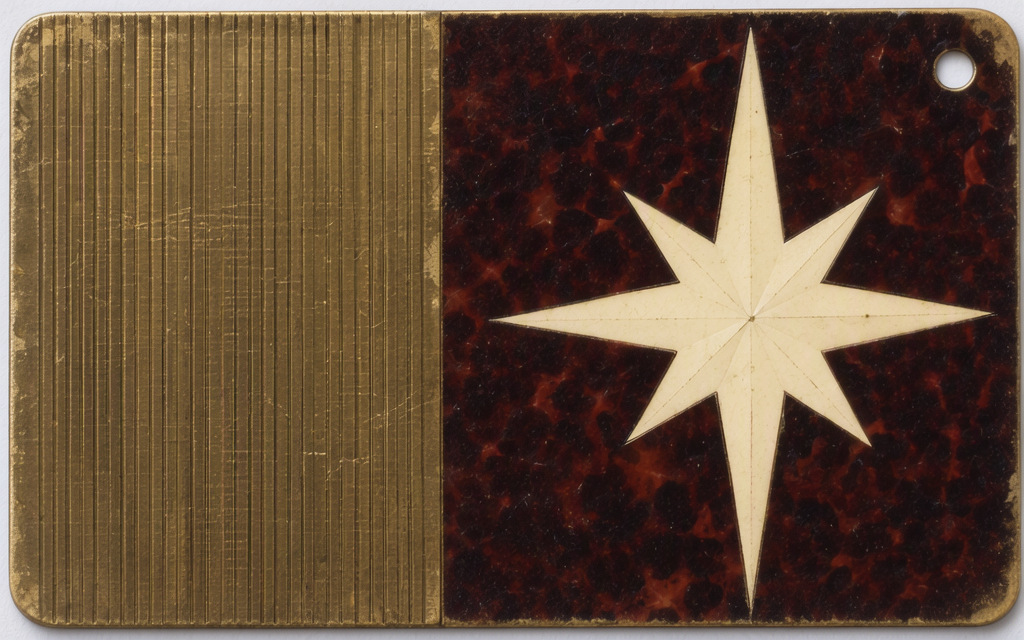
#> input picture 2026-11-22/Game/Assets/Resources/KinseiDistrictArt/relay-card.png, 1024 x 640 px
$ python -i prepare.py   (imports and definitions only)
#> lines starting #> are read from the running program, lines starting #| are printed output that depends on the picture; after the words box and inside, x2 and y2 are one past the last pixel; in counts of white or black regions, pixels touching at a corner belong together
"""Finish approved MOSS output, copy workspace textures, and compose the art index."""
import argparse
import hashlib
import json
import os
import random
from io import BytesIO
from pathlib import Path

from PIL import Image, ImageDraw, ImageFont, ImageFilter
from render import HERE, SPECS

# [1 line that did not run here, left out]
# [1 line that did not run here, left out]
# [1 line that did not run here, left out]
PRINTS = {
    "lotus-float": "メロンフロート",
    "lotus-voucher": "喫茶の回数券",
    "needle-sleeve": "店頭の自家盤",
    "needle-return": "返却棚の琺瑯札",
    "relay-test": "中継の試験画",
    "relay-card": "受像カード",
}
ROWS = [
    [("lotus-open", "一杯ずつ淹れる"), ("lotus-close", "最後の皿を重ねる"), ("lotus-float", PRINTS["lotus-float"]), ("lotus-voucher", PRINTS["lotus-voucher"])],
    [("needle-open", "貸盤を棚で探す"), ("needle-close", "針台の埃を払う"), ("needle-sleeve", PRINTS["needle-sleeve"]), ("needle-return", PRINTS["needle-return"])],
    [("relay-open", "窓口で受け取る"), ("relay-close", "窓口を閉じる"), ("relay-test", PRINTS["relay-test"]), ("relay-card", PRINTS["relay-card"])],
    [("contact-wear", "摩耗した端子"), ("patch-room", "交換室の手順"), ("greenroom", "金星の楽屋"), ("lane-round", "町内を回る朝")],
]


def save_if_changed(path, data):
    if not path.exists() or path.read_bytes() != data:
        path.write_bytes(data)


def clean_float(path):
    # Rebuild the stock beneath three pieces of invented small print from bare areas
    # on the same sheet. Soft joins preserve the paper grain around the repaired ink.
    image = Image.open(path).convert("RGB")
#> image is the input picture: PIL image 1024x640 RGB; mean R, G, B 97, 75.1, 56.1
    for (x, y), (sx, sy), (width, height) in [
        ((59, 379), (541, 359), (183, 164)),
        ((208, 932), (36, 925), (349, 39)),
        ((407, 987), (31, 987), (339, 31)),
    ]:
        patch = image.crop((sx, sy, sx + width, sy + height))
        if y == 932:
            # Tile blank paper from the left of the printed footer.
            paper = image.crop((53, 931, 201, 970))
            for offset in (0, 148, 296):
                patch.paste(paper, (offset, 0))
        mask = Image.new("L", patch.size)
        ImageDraw.Draw(mask).rectangle((3, 3, width-4, height-4), fill=255)
        image.paste(patch, (x, y), mask.filter(ImageFilter.GaussianBlur(2)))
#> this loop made 3 passes
#> pass 1, in clean_float, `patch = image.crop((sx, sy, sx + width, sy + height))`:
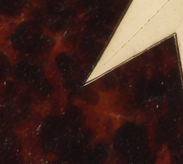
#> patch: PIL image 183x164 RGB; mean R, G, B 67.2, 42.3, 35.9
#> after the loop:
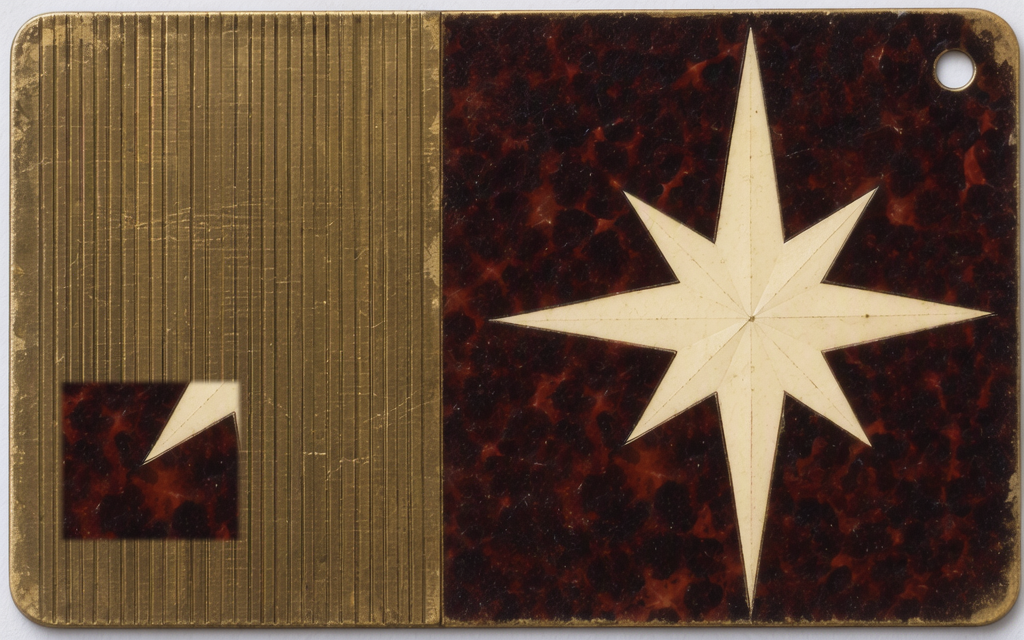
#> image: PIL image 1024x640 RGB; mean R, G, B 95.4, 73.4, 55.5
#> after the loop:
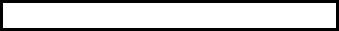
#> mask: PIL image 339x31 L; 79.2% white; 1 black region, box (x1, y1, x2, y2) and area: (0, 0, 339, 31) 2184
#> after the loop: patch: PIL image 339x31 RGB; every value is 0
#> (the run stopped early here; a loop or call above may not have finished)

$ run again, on 2026-11-22/art-source/district/plates/contact-wear.jpg
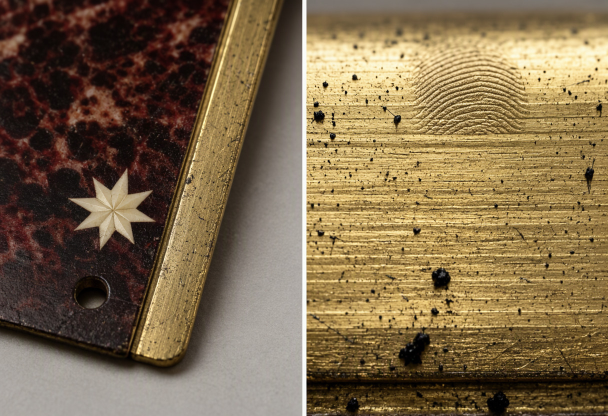
#> input picture 2026-11-22/art-source/district/plates/contact-wear.jpg, 1216 x 832 px (shown at 1/2 size)
#> in clean_float, image is the input picture: PIL image 1216x832 RGB; mean R, G, B 126, 105.6, 75.3
#> the loop in clean_float, `for (x, y), (sx, sy), (width, height) in [ ((59, 379), (541, 359), (18..` made 3 passes
#> pass 1, in clean_float, `patch = image.crop((sx, sy, sx + width, sy + height))`:
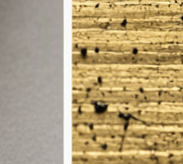
#> patch: PIL image 183x164 RGB; mean R, G, B 180.6, 160.4, 120.5
#> after the loop in clean_float, `for (x, y), (sx, sy), (width, height) in [`:
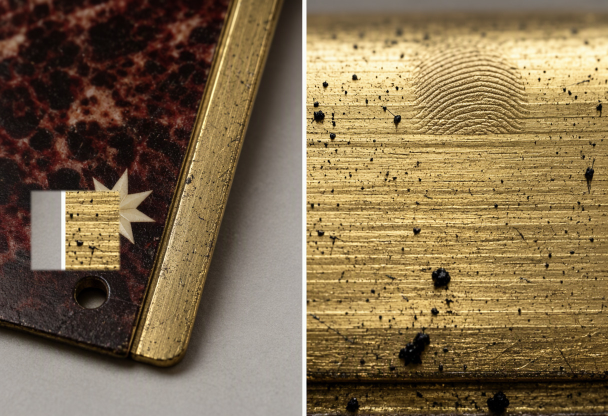
#> image: PIL image 1216x832 RGB (shown at 1/2 size); mean R, G, B 128.9, 108.4, 77.3

$ run again, on 2026-11-22/art-source/district/plates/greenroom.jpg
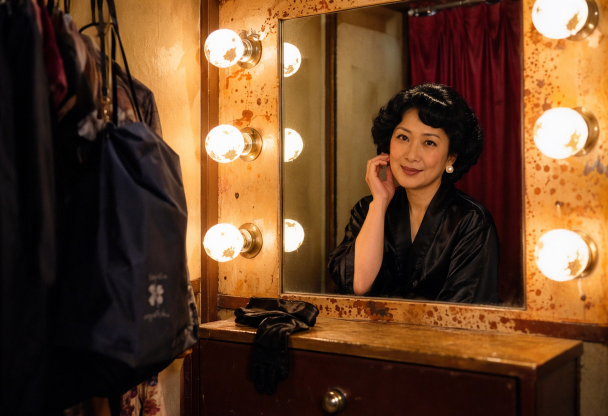
#> input picture 2026-11-22/art-source/district/plates/greenroom.jpg, 1216 x 832 px (shown at 1/2 size)
#> in clean_float, image is the input picture: PIL image 1216x832 RGB; mean R, G, B 102.2, 67.6, 40.5
#> the loop in clean_float, `for (x, y), (sx, sy), (width, height) in [ ((59, 379), (541, 359), (18..` made 3 passes
#> pass 1, in clean_float, `patch = image.crop((sx, sy, sx + width, sy + height))`:
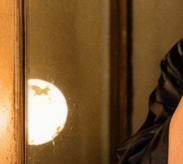
#> patch: PIL image 183x164 RGB; mean R, G, B 122, 87.6, 48.7
#> after the loop in clean_float, `for (x, y), (sx, sy), (width, height) in [`:
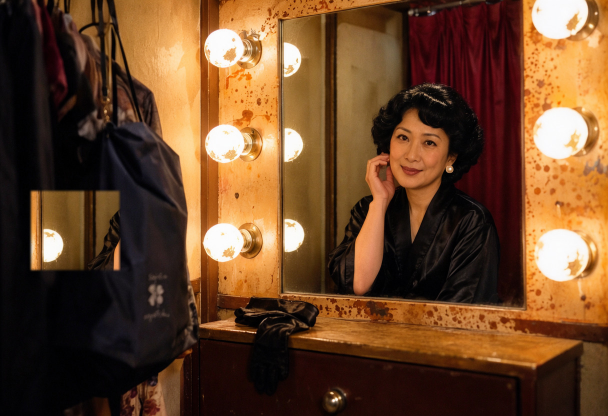
#> image: PIL image 1216x832 RGB (shown at 1/2 size); mean R, G, B 105.3, 69.8, 41.6
